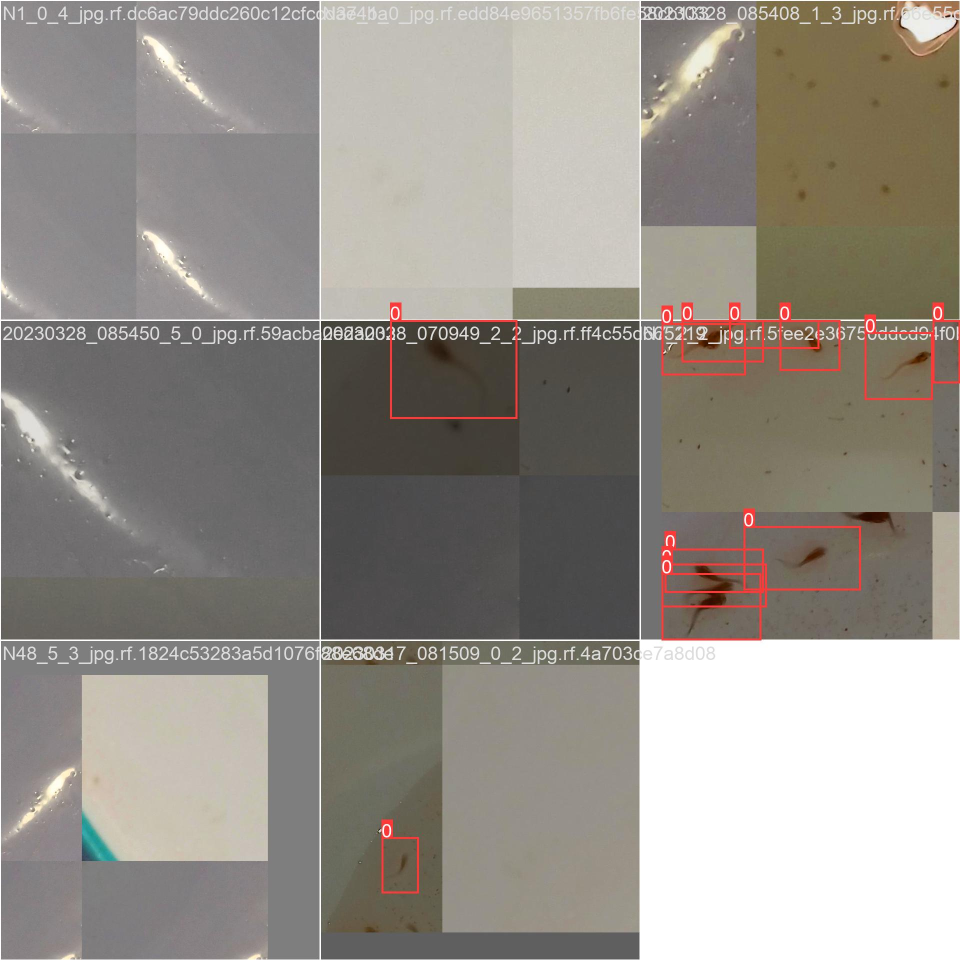
#> input picture src/models/rtdetr/runs/detect/rtdetr-l_2023-11-02_02-22-15/train_batch0.jpg, 1920 x 1920 px (shown at 1/2 size)
$ python -i image_utils.py   (imports and definitions only)
#> lines starting #> are read from the running program, lines starting #| are printed output that depends on the picture
#> further down, picture is the input picture: shape (1920, 1920, 3); mean B, G, R 136.7, 144, 149.3
import cv2
import numpy as np
from scipy.ndimage import interpolation as inter
import PIL.Image
from shapely.geometry import Polygon
from pathlib import Path
import base64

class Image:
    # [16 lines left out: functions show, show_pillow, save, not called in this run]

    @staticmethod
    def resize(image, fxy):
        return cv2.resize(image, (0, 0), fx=fxy, fy=fxy)

    @staticmethod
    def is_portrait(shape, threshold=1):
        return shape[0] * threshold > shape[1]

    # [10 lines left out: function resize_max, not called in this run]

    @staticmethod
    def rotate(image, angle, r90cw=False):
#> called with angle = 172, r90cw = True
        if r90cw:
            image = cv2.rotate(image, cv2.ROTATE_90_CLOCKWISE)
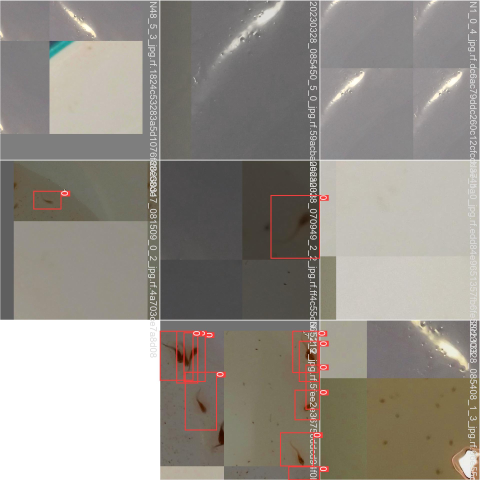
#> image: shape (1920, 1920, 3) (shown at 1/4 size); mean of channels 0, 1, 2 136.7, 144, 149.3; drawn as B, G, R
        (h, w) = image.shape[:2]
        center = (w // 2, h // 2)
        M = cv2.getRotationMatrix2D(center, angle, 1.0)
        rotated = cv2.warpAffine(
            image, M, (w, h),
            flags=cv2.INTER_CUBIC,
            borderMode=cv2.BORDER_REPLICATE
        )
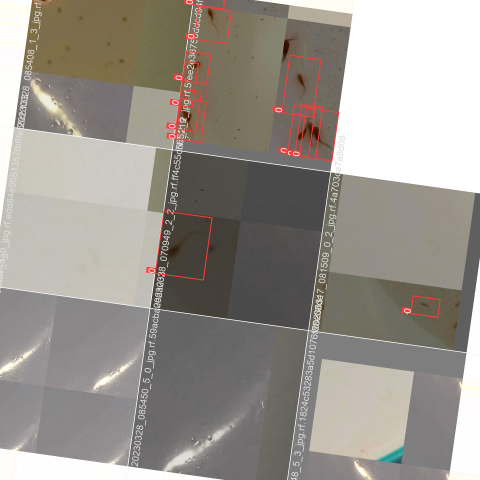
#> rotated: shape (1920, 1920, 3) (shown at 1/4 size); mean of channels 0, 1, 2 142.5, 149.4, 154.4; drawn as B, G, R
        return rotated

    # [9 lines left out: functions base64_to_numpy, numpy_to_base64, not called in this run]

    @staticmethod
    def augment(image, angle=[0, 360], r90cw=[0, 2], flip=[0, 2]):
        image = Image.rotate(
            image,
            np.random.randint(*angle),
            r90cw=bool(np.random.randint(*r90cw))
        )
        image = np.fliplr(image) if np.random.randint(*flip) else image
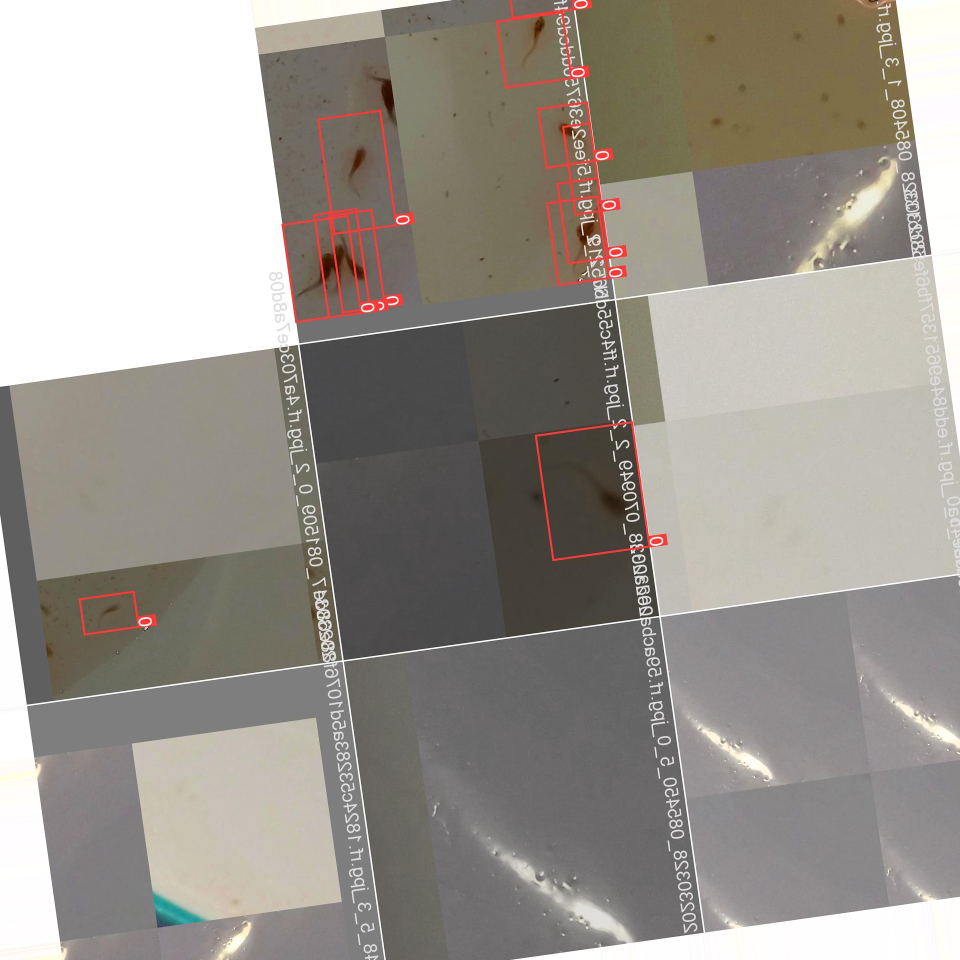
#> image: shape (1920, 1920, 3) (shown at 1/2 size); mean of channels 0, 1, 2 142.5, 149.4, 154.4; drawn as B, G, R
        image = np.flipud(image) if np.random.randint(*flip) else image
        return image

class Intersection:
    # [19 lines left out: functions is_inside, group_subsets, not called in this run]

    @staticmethod
    def reactangle_area(xyxy):
        return (xyxy[2] - xyxy[0]) * (xyxy[3] - xyxy[1])

    # [21 lines left out: functions overlap_area, union_area, intersection_over_union, not called in this run]

# [7 lines not run here, left out]

>>> import cv2
>>> picture = cv2.imread('../../src/models/rtdetr/runs/detect/rtdetr-l_2023-11-02_02-22-15/train_batch0.jpg')
>>> result = Image().augment(picture)

$ run again, on src/models/rtdetr/runs/detect/rtdetr-l_2023-11-02_02-22-15/train_batch2.jpg
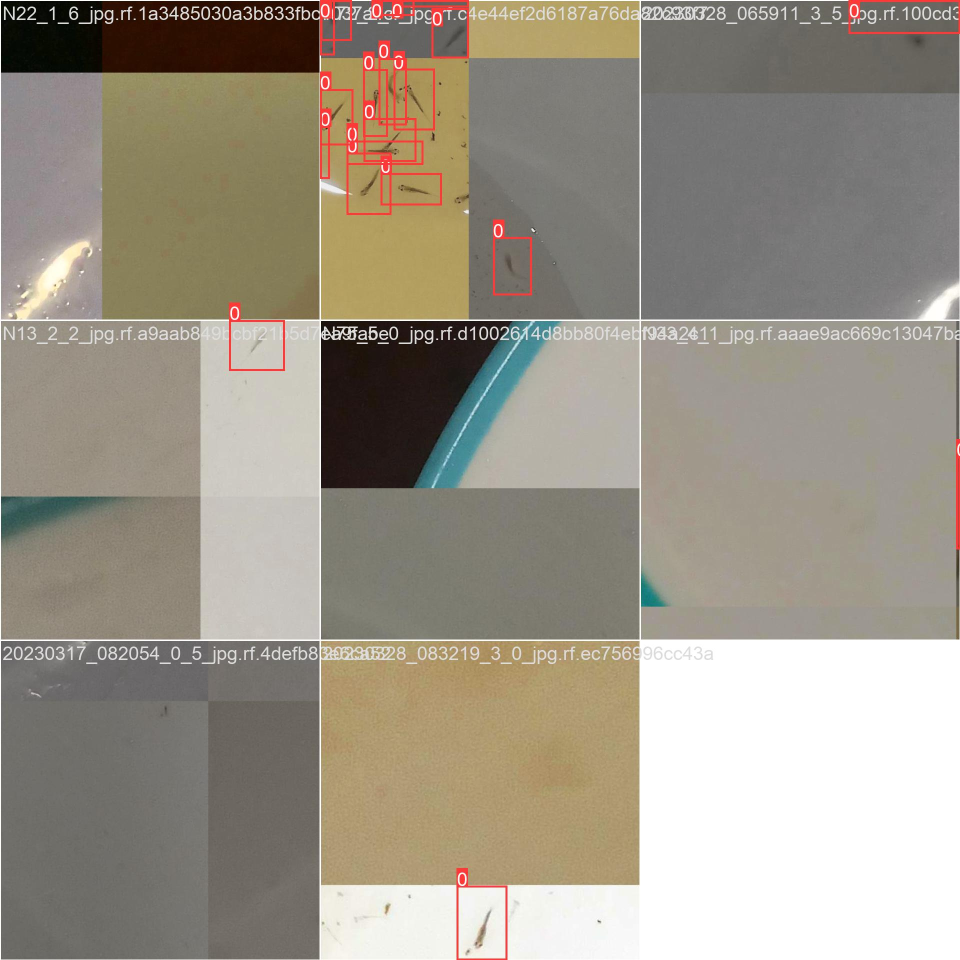
#> input picture src/models/rtdetr/runs/detect/rtdetr-l_2023-11-02_02-22-15/train_batch2.jpg, 1920 x 1920 px (shown at 1/2 size)
#> picture is the input picture: shape (1920, 1920, 3); mean B, G, R 135.7, 148.9, 156.1
#> in rotate, `rotated = cv2.warpAffine( image, M, (w, h), flags=cv2.INTER_CUBIC, bor..`:
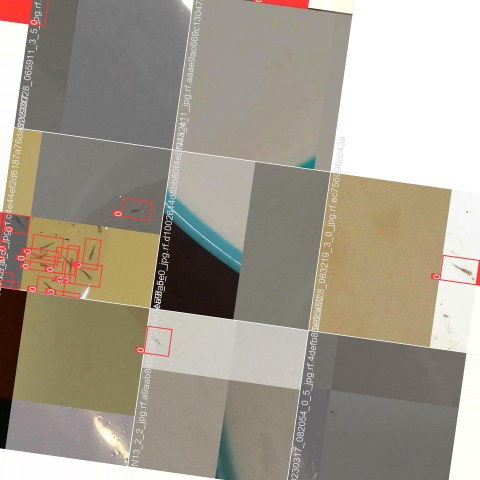
#> rotated: shape (1920, 1920, 3) (shown at 1/4 size); mean of channels 0, 1, 2 142.2, 155.2, 162.9; drawn as B, G, R
#> in augment, `image = np.fliplr(image) if np.random.randint(*flip) else image`:
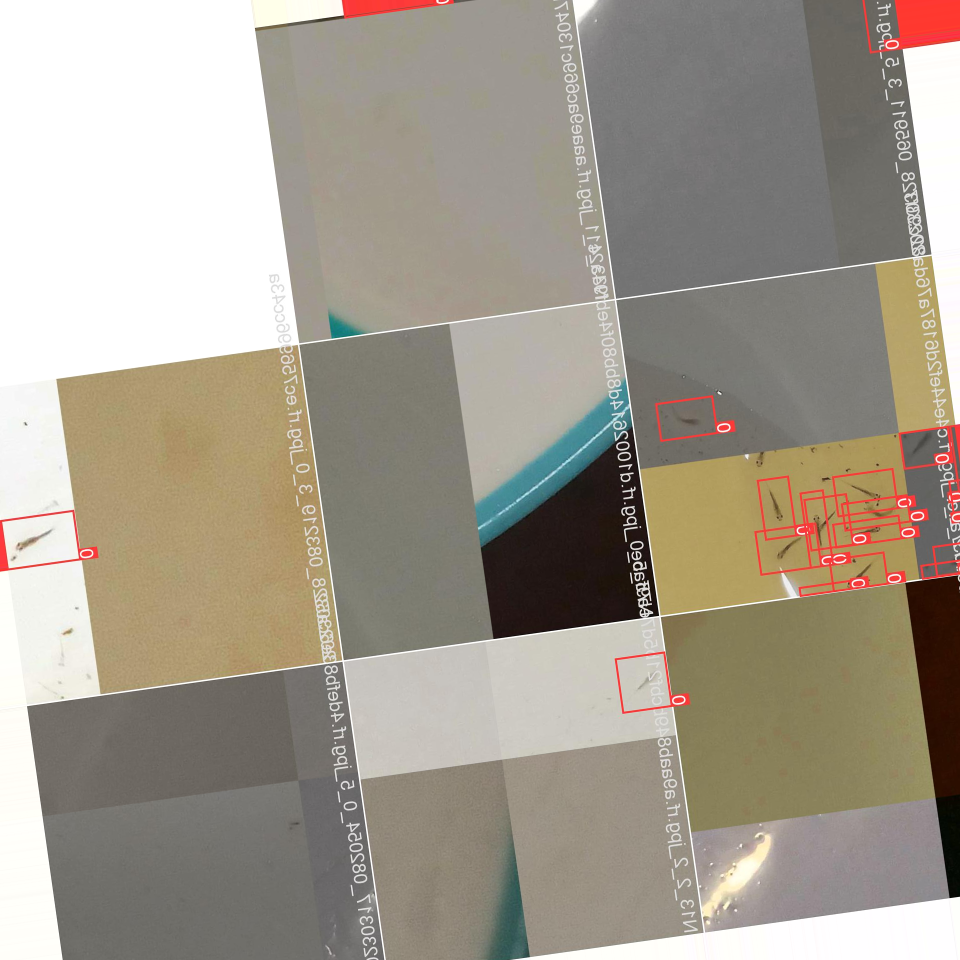
#> image: shape (1920, 1920, 3) (shown at 1/2 size); mean of channels 0, 1, 2 142.2, 155.2, 162.9; drawn as B, G, R

$ run again, on src/models/rtdetr/runs/detect/rtdetr-l_2023-11-02_02-22-15/val_batch0_pred.jpg
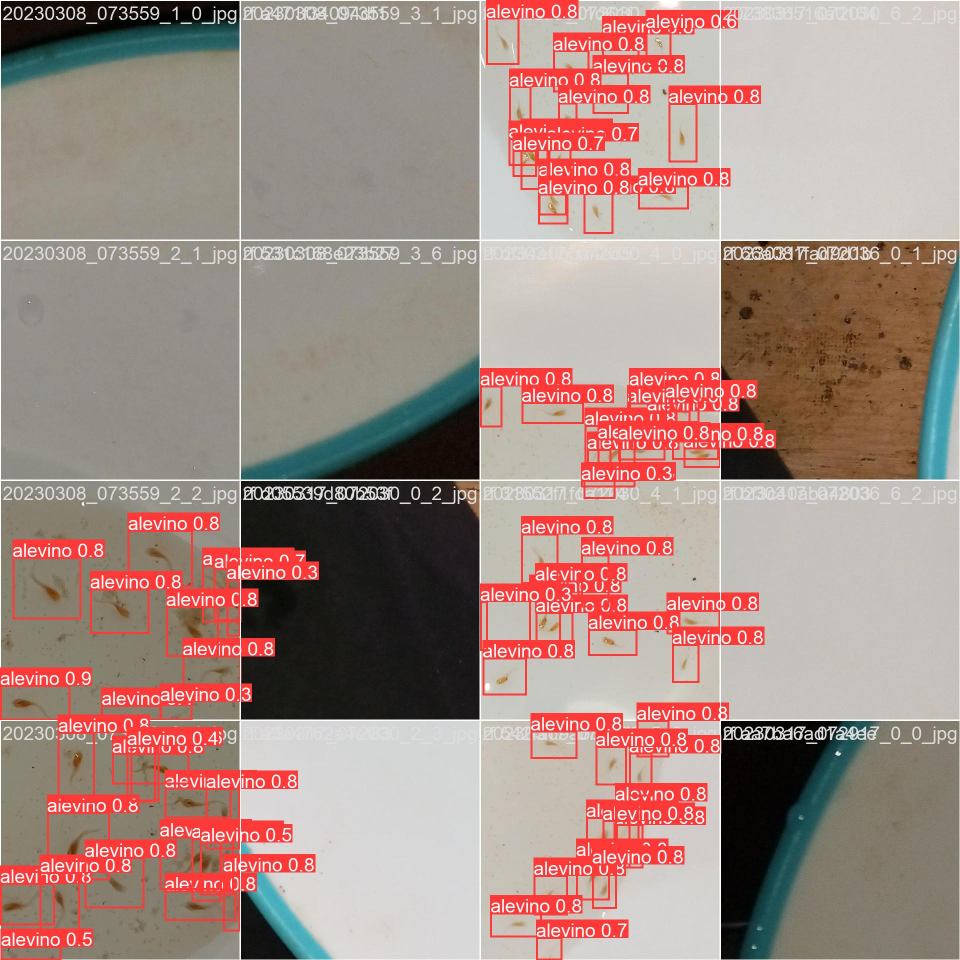
#> input picture src/models/rtdetr/runs/detect/rtdetr-l_2023-11-02_02-22-15/val_batch0_pred.jpg, 1920 x 1920 px (shown at 1/2 size)
#> picture is the input picture: shape (1920, 1920, 3); mean B, G, R 133.4, 141, 164.4
#> in rotate, `rotated = cv2.warpAffine( image, M, (w, h), flags=cv2.INTER_CUBIC, bor..`:
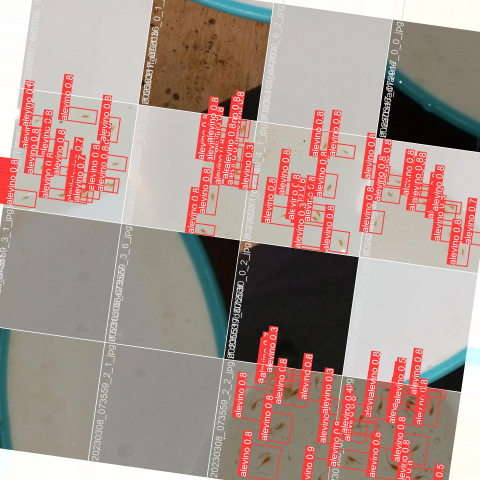
#> rotated: shape (1920, 1920, 3) (shown at 1/4 size); mean of channels 0, 1, 2 140.8, 148.1, 171.2; drawn as B, G, R
#> in augment, `image = np.fliplr(image) if np.random.randint(*flip) else image`:
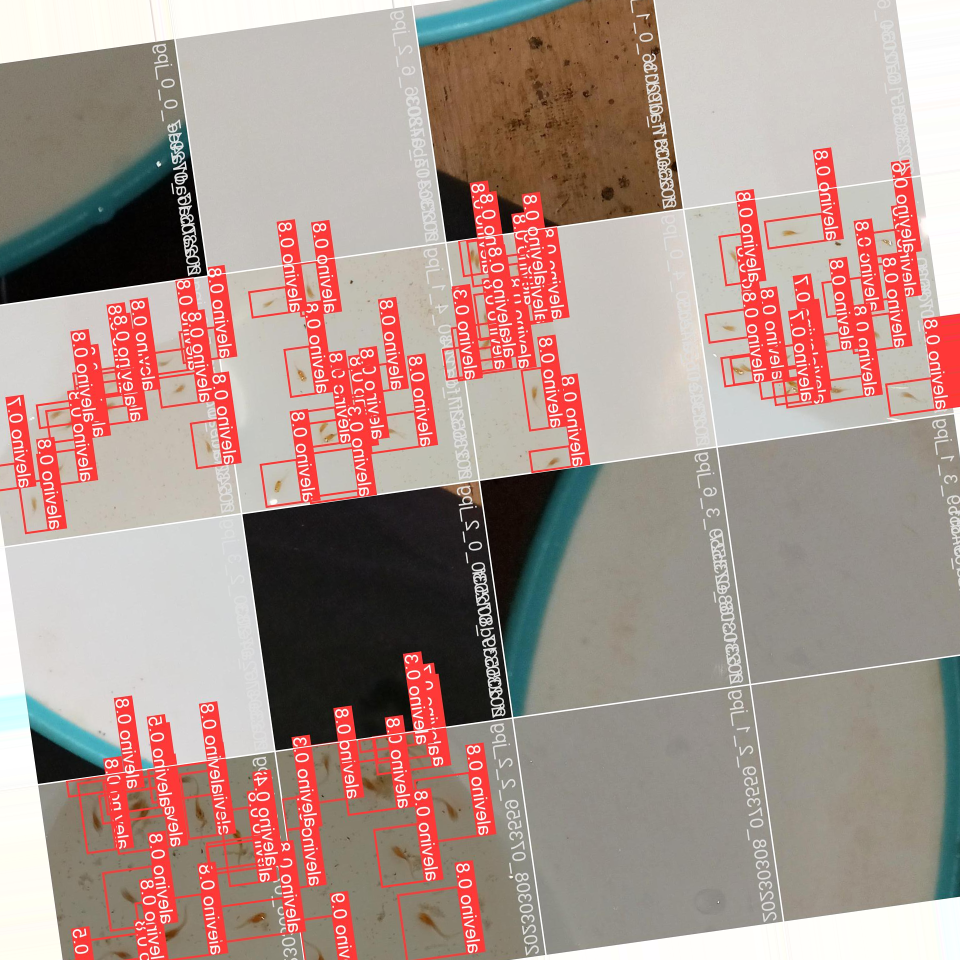
#> image: shape (1920, 1920, 3) (shown at 1/2 size); mean of channels 0, 1, 2 140.8, 148.1, 171.2; drawn as B, G, R
